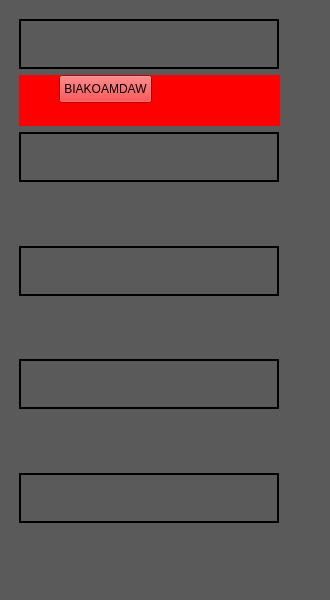
       <widget class="QWidget" name="right_toolbar" native="true">
        <property name="sizePolicy">
         <sizepolicy hsizetype="Expanding" vsizetype="Expanding">
          <horstretch>0</horstretch>
          <verstretch>0</verstretch>
         </sizepolicy>
        </property>
        <property name="minimumSize">
         <size>
          <width>300</width>
          <height>400</height>
         </size>
        </property>
        <property name="maximumSize">
         <size>
          <width>400</width>
          <height>600</height>
         </size>
        </property>
        <property name="styleSheet">
         <string notr="true">background-color: #5a5a5a;</string>
        </property>
        <widget class="QWidget" name="verticalLayoutWidget_7">
         <property name="geometry">
          <rect>
           <x>-1</x>
           <y>-1</y>
           <width>321</width>
           <height>601</height>
          </rect>
         </property>
         <layout class="QVBoxLayout" name="verticalLayout_14" stretch="1,1,1,1,1">
          <property name="leftMargin">
           <number>20</number>
          </property>
          <property name="topMargin">
           <number>20</number>
          </property>
          <property name="rightMargin">
           <number>20</number>
          </property>
          <property name="bottomMargin">
           <number>20</number>
          </property>
          <item>
           <layout class="QVBoxLayout" name="verticalLayout" stretch="0,0">
            <property name="leftMargin">
             <number>0</number>
            </property>
            <property name="rightMargin">
             <number>20</number>
            </property>
            <item>
             <widget class="QWidget" name="brush_menu" native="true">
              <property name="enabled">
               <bool>true</bool>
              </property>
              <property name="sizePolicy">
               <sizepolicy hsizetype="Fixed" vsizetype="Fixed">
                <horstretch>0</horstretch>
                <verstretch>0</verstretch>
               </sizepolicy>
              </property>
              <property name="minimumSize">
               <size>
                <width>260</width>
                <height>50</height>
               </size>
              </property>
              <property name="maximumSize">
               <size>
                <width>220</width>
                <height>50</height>
               </size>
              </property>
              <property name="styleSheet">
               <string notr="true">border: 2px solid black;</string>
              </property>
              <widget class="QPushButton" name="pushButton_3">
               <property name="geometry">
                <rect>
                 <x>0</x>
                 <y>0</y>
                 <width>260</width>
                 <height>51</height>
                </rect>
               </property>
               <property name="minimumSize">
                <size>
                 <width>260</width>
                 <height>50</height>
                </size>
               </property>
               <property name="palette">
                <palette>
                 <active>
                  <colorrole role="Button">
                   <brush brushstyle="SolidPattern">
                    <color alpha="0">
                     <red>0</red>
                     <green>0</green>
                     <blue>0</blue>
                    </color>
                   </brush>
                  </colorrole>
                  <colorrole role="Base">
                   <brush brushstyle="SolidPattern">
                    <color alpha="0">
                     <red>0</red>
                     <green>0</green>
                     <blue>0</blue>
                    </color>
                   </brush>
                  </colorrole>
                  <colorrole role="Window">
                   <brush brushstyle="SolidPattern">
                    <color alpha="0">
                     <red>0</red>
                     <green>0</green>
                     <blue>0</blue>
                    </color>
                   </brush>
                  </colorrole>
                 </active>
                 <inactive>
                  <colorrole role="Button">
                   <brush brushstyle="SolidPattern">
                    <color alpha="0">
                     <red>0</red>
                     <green>0</green>
                     <blue>0</blue>
                    </color>
                   </brush>
                  </colorrole>
                  <colorrole role="Base">
                   <brush brushstyle="SolidPattern">
                    <color alpha="0">
                     <red>0</red>
                     <green>0</green>
                     <blue>0</blue>
                    </color>
                   </brush>
                  </colorrole>
                  <colorrole role="Window">
                   <brush brushstyle="SolidPattern">
                    <color alpha="0">
                     <red>0</red>
                     <green>0</green>
                     <blue>0</blue>
                    </color>
                   </brush>
                  </colorrole>
                 </inactive>
                 <disabled>
                  <colorrole role="Button">
                   <brush brushstyle="SolidPattern">
                    <color alpha="0">
                     <red>0</red>
                     <green>0</green>
                     <blue>0</blue>
                    </color>
                   </brush>
                  </colorrole>
                  <colorrole role="Base">
                   <brush brushstyle="SolidPattern">
                    <color alpha="0">
                     <red>0</red>
                     <green>0</green>
                     <blue>0</blue>
                    </color>
                   </brush>
                  </colorrole>
                  <colorrole role="Window">
                   <brush brushstyle="SolidPattern">
                    <color alpha="0">
                     <red>0</red>
                     <green>0</green>
                     <blue>0</blue>
                    </color>
                   </brush>
                  </colorrole>
                 </disabled>
                </palette>
               </property>
               <property name="autoFillBackground">
                <bool>false</bool>
               </property>
               <property name="styleSheet">
                <string notr="true">QPushButton {
    border: none;
    background-color: transparent;
}</string>
               </property>
               <property name="text">
                <string/>
               </property>
               <property name="icon">
                <iconset>
                 <normaloff>../../../Desktop/Ikony_inż/arrow.png</normaloff>../../../Desktop/Ikony_inż/arrow.png</iconset>
               </property>
               <property name="iconSize">
                <size>
                 <width>40</width>
                 <height>40</height>
                </size>
               </property>
              </widget>
             </widget>
            </item>
            <item>
             <layout class="QVBoxLayout" name="verticalLayout_7">
              <item>
               <widget class="QWidget" name="brush_desc" native="true">
                <property name="sizePolicy">
                 <sizepolicy hsizetype="Expanding" vsizetype="Expanding">
                  <horstretch>0</horstretch>
                  <verstretch>0</verstretch>
                 </sizepolicy>
                </property>
                <property name="maximumSize">
                 <size>
                  <width>16777215</width>
                  <height>100</height>
                 </size>
                </property>
                <property name="styleSheet">
                 <string notr="true">background-color: red;</string>
                </property>
                <widget class="QPushButton" name="pushButton">
                 <property name="geometry">
                  <rect>
                   <x>40</x>
                   <y>0</y>
                   <width>93</width>
                   <height>28</height>
                  </rect>
                 </property>
                 <property name="text">
                  <string>BIAKOAMDAW</string>
                 </property>
                </widget>
               </widget>
              </item>
             </layout>
            </item>
           </layout>
          </item>
          <item>
           <layout class="QVBoxLayout" name="verticalLayout_6">
            <item>
             <widget class="QWidget" name="brush_menu_5" native="true">
              <property name="enabled">
               <bool>true</bool>
              </property>
              <property name="sizePolicy">
               <sizepolicy hsizetype="Fixed" vsizetype="Fixed">
                <horstretch>0</horstretch>
                <verstretch>0</verstretch>
               </sizepolicy>
              </property>
              <property name="minimumSize">
               <size>
                <width>260</width>
                <height>50</height>
               </size>
              </property>
              <property name="maximumSize">
               <size>
                <width>220</width>
                <height>50</height>
               </size>
              </property>
              <property name="styleSheet">
               <string notr="true">border: 2px solid black;</string>
              </property>
              <widget class="QPushButton" name="pushButton_7">
               <property name="geometry">
                <rect>
                 <x>0</x>
                 <y>0</y>
                 <width>260</width>
                 <height>51</height>
                </rect>
               </property>
               <property name="minimumSize">
                <size>
                 <width>260</width>
                 <height>50</height>
                </size>
               </property>
               <property name="palette">
                <palette>
                 <active>
                  <colorrole role="Button">
                   <brush brushstyle="SolidPattern">
                    <color alpha="0">
                     <red>0</red>
                     <green>0</green>
                     <blue>0</blue>
                    </color>
                   </brush>
                  </colorrole>
                  <colorrole role="Base">
                   <brush brushstyle="SolidPattern">
                    <color alpha="0">
                     <red>0</red>
                     <green>0</green>
                     <blue>0</blue>
                    </color>
                   </brush>
                  </colorrole>
                  <colorrole role="Window">
                   <brush brushstyle="SolidPattern">
                    <color alpha="0">
                     <red>0</red>
                     <green>0</green>
                     <blue>0</blue>
                    </color>
                   </brush>
                  </colorrole>
                 </active>
                 <inactive>
                  <colorrole role="Button">
                   <brush brushstyle="SolidPattern">
                    <color alpha="0">
                     <red>0</red>
                     <green>0</green>
                     <blue>0</blue>
                    </color>
                   </brush>
                  </colorrole>
                  <colorrole role="Base">
                   <brush brushstyle="SolidPattern">
                    <color alpha="0">
                     <red>0</red>
                     <green>0</green>
                     <blue>0</blue>
                    </color>
                   </brush>
                  </colorrole>
                  <colorrole role="Window">
                   <brush brushstyle="SolidPattern">
                    <color alpha="0">
                     <red>0</red>
                     <green>0</green>
                     <blue>0</blue>
                    </color>
                   </brush>
                  </colorrole>
                 </inactive>
                 <disabled>
                  <colorrole role="Button">
                   <brush brushstyle="SolidPattern">
                    <color alpha="0">
                     <red>0</red>
                     <green>0</green>
                     <blue>0</blue>
                    </color>
                   </brush>
                  </colorrole>
                  <colorrole role="Base">
                   <brush brushstyle="SolidPattern">
                    <color alpha="0">
                     <red>0</red>
                     <green>0</green>
                     <blue>0</blue>
                    </color>
                   </brush>
                  </colorrole>
                  <colorrole role="Window">
                   <brush brushstyle="SolidPattern">
                    <color alpha="0">
                     <red>0</red>
                     <green>0</green>
                     <blue>0</blue>
                    </color>
                   </brush>
                  </colorrole>
                 </disabled>
                </palette>
               </property>
               <property name="autoFillBackground">
                <bool>false</bool>
               </property>
               <property name="styleSheet">
                <string notr="true">QPushButton {
    border: none;
    background-color: transparent;
}</string>
               </property>
               <property name="text">
                <string/>
               </property>
               <property name="icon">
                <iconset>
                 <normaloff>../../../Desktop/Ikony_inż/arrow.png</normaloff>../../../Desktop/Ikony_inż/arrow.png</iconset>
               </property>
               <property name="iconSize">
                <size>
                 <width>40</width>
                 <height>40</height>
                </size>
               </property>
              </widget>
             </widget>
            </item>
            <item>
             <layout class="QVBoxLayout" name="verticalLayout_11">
              <item>
               <widget class="QWidget" name="widget_5" native="true">
                <property name="enabled">
                 <bool>true</bool>
                </property>
                <property name="sizePolicy">
                 <sizepolicy hsizetype="Expanding" vsizetype="Expanding">
                  <horstretch>0</horstretch>
                  <verstretch>0</verstretch>
                 </sizepolicy>
                </property>
               </widget>
              </item>
             </layout>
            </item>
           </layout>
          </item>
          <item>
           <layout class="QVBoxLayout" name="verticalLayout_5">
            <item>
             <widget class="QWidget" name="brush_menu_4" native="true">
              <property name="enabled">
               <bool>true</bool>
              </property>
              <property name="sizePolicy">
               <sizepolicy hsizetype="Fixed" vsizetype="Fixed">
                <horstretch>0</horstretch>
                <verstretch>0</verstretch>
               </sizepolicy>
              </property>
              <property name="minimumSize">
               <size>
                <width>260</width>
                <height>50</height>
               </size>
              </property>
              <property name="maximumSize">
               <size>
                <width>220</width>
                <height>50</height>
               </size>
              </property>
              <property name="styleSheet">
               <string notr="true">border: 2px solid black;</string>
              </property>
              <widget class="QPushButton" name="pushButton_6">
               <property name="geometry">
                <rect>
                 <x>0</x>
                 <y>0</y>
                 <width>260</width>
                 <height>51</height>
                </rect>
               </property>
               <property name="minimumSize">
                <size>
                 <width>260</width>
                 <height>50</height>
                </size>
               </property>
               <property name="palette">
                <palette>
                 <active>
                  <colorrole role="Button">
                   <brush brushstyle="SolidPattern">
                    <color alpha="0">
                     <red>0</red>
                     <green>0</green>
                     <blue>0</blue>
                    </color>
                   </brush>
                  </colorrole>
                  <colorrole role="Base">
                   <brush brushstyle="SolidPattern">
                    <color alpha="0">
                     <red>0</red>
                     <green>0</green>
                     <blue>0</blue>
                    </color>
                   </brush>
                  </colorrole>
                  <colorrole role="Window">
                   <brush brushstyle="SolidPattern">
                    <color alpha="0">
                     <red>0</red>
                     <green>0</green>
                     <blue>0</blue>
                    </color>
                   </brush>
                  </colorrole>
                 </active>
                 <inactive>
                  <colorrole role="Button">
                   <brush brushstyle="SolidPattern">
                    <color alpha="0">
                     <red>0</red>
                     <green>0</green>
                     <blue>0</blue>
                    </color>
                   </brush>
                  </colorrole>
                  <colorrole role="Base">
                   <brush brushstyle="SolidPattern">
                    <color alpha="0">
                     <red>0</red>
                     <green>0</green>
                     <blue>0</blue>
                    </color>
                   </brush>
                  </colorrole>
                  <colorrole role="Window">
                   <brush brushstyle="SolidPattern">
                    <color alpha="0">
                     <red>0</red>
                     <green>0</green>
                     <blue>0</blue>
                    </color>
                   </brush>
                  </colorrole>
                 </inactive>
                 <disabled>
                  <colorrole role="Button">
                   <brush brushstyle="SolidPattern">
                    <color alpha="0">
                     <red>0</red>
                     <green>0</green>
                     <blue>0</blue>
                    </color>
                   </brush>
                  </colorrole>
                  <colorrole role="Base">
                   <brush brushstyle="SolidPattern">
                    <color alpha="0">
                     <red>0</red>
                     <green>0</green>
                     <blue>0</blue>
                    </color>
                   </brush>
                  </colorrole>
                  <colorrole role="Window">
                   <brush brushstyle="SolidPattern">
                    <color alpha="0">
                     <red>0</red>
                     <green>0</green>
                     <blue>0</blue>
                    </color>
                   </brush>
                  </colorrole>
                 </disabled>
                </palette>
               </property>
               <property name="autoFillBackground">
                <bool>false</bool>
               </property>
               <property name="styleSheet">
                <string notr="true">QPushButton {
    border: none;
    background-color: transparent;
}</string>
               </property>
               <property name="text">
                <string/>
               </property>
               <property name="icon">
                <iconset>
                 <normaloff>../../../Desktop/Ikony_inż/arrow.png</normaloff>../../../Desktop/Ikony_inż/arrow.png</iconset>
               </property>
               <property name="iconSize">
                <size>
                 <width>40</width>
                 <height>40</height>
                </size>
               </property>
              </widget>
             </widget>
            </item>
            <item>
             <layout class="QVBoxLayout" name="verticalLayout_10">
              <item>
               <widget class="QWidget" name="widget_4" native="true">
                <property name="sizePolicy">
                 <sizepolicy hsizetype="Expanding" vsizetype="Expanding">
                  <horstretch>0</horstretch>
                  <verstretch>0</verstretch>
                 </sizepolicy>
                </property>
               </widget>
              </item>
             </layout>
            </item>
           </layout>
          </item>
          <item>
           <layout class="QVBoxLayout" name="verticalLayout_4">
            <item>
             <widget class="QWidget" name="brush_menu_3" native="true">
              <property name="enabled">
               <bool>true</bool>
              </property>
              <property name="sizePolicy">
               <sizepolicy hsizetype="Fixed" vsizetype="Fixed">
                <horstretch>0</horstretch>
                <verstretch>0</verstretch>
               </sizepolicy>
              </property>
              <property name="minimumSize">
               <size>
                <width>260</width>
                <height>50</height>
               </size>
              </property>
              <property name="maximumSize">
               <size>
                <width>220</width>
                <height>50</height>
               </size>
              </property>
              <property name="styleSheet">
               <string notr="true">border: 2px solid black;</string>
              </property>
              <widget class="QPushButton" name="pushButton_5">
               <property name="geometry">
                <rect>
                 <x>0</x>
                 <y>0</y>
                 <width>260</width>
                 <height>51</height>
                </rect>
               </property>
               <property name="minimumSize">
                <size>
                 <width>260</width>
                 <height>50</height>
                </size>
               </property>
               <property name="palette">
                <palette>
                 <active>
                  <colorrole role="Button">
                   <brush brushstyle="SolidPattern">
                    <color alpha="0">
                     <red>0</red>
                     <green>0</green>
                     <blue>0</blue>
                    </color>
                   </brush>
                  </colorrole>
                  <colorrole role="Base">
                   <brush brushstyle="SolidPattern">
                    <color alpha="0">
                     <red>0</red>
                     <green>0</green>
                     <blue>0</blue>
                    </color>
                   </brush>
                  </colorrole>
                  <colorrole role="Window">
                   <brush brushstyle="SolidPattern">
                    <color alpha="0">
                     <red>0</red>
                     <green>0</green>
                     <blue>0</blue>
                    </color>
                   </brush>
                  </colorrole>
                 </active>
                 <inactive>
                  <colorrole role="Button">
                   <brush brushstyle="SolidPattern">
                    <color alpha="0">
                     <red>0</red>
                     <green>0</green>
                     <blue>0</blue>
                    </color>
                   </brush>
                  </colorrole>
                  <colorrole role="Base">
                   <brush brushstyle="SolidPattern">
                    <color alpha="0">
                     <red>0</red>
                     <green>0</green>
                     <blue>0</blue>
                    </color>
                   </brush>
                  </colorrole>
                  <colorrole role="Window">
                   <brush brushstyle="SolidPattern">
                    <color alpha="0">
                     <red>0</red>
                     <green>0</green>
                     <blue>0</blue>
                    </color>
                   </brush>
                  </colorrole>
                 </inactive>
                 <disabled>
                  <colorrole role="Button">
                   <brush brushstyle="SolidPattern">
                    <color alpha="0">
                     <red>0</red>
                     <green>0</green>
                     <blue>0</blue>
                    </color>
                   </brush>
                  </colorrole>
                  <colorrole role="Base">
                   <brush brushstyle="SolidPattern">
                    <color alpha="0">
                     <red>0</red>
                     <green>0</green>
                     <blue>0</blue>
                    </color>
                   </brush>
                  </colorrole>
                  <colorrole role="Window">
                   <brush brushstyle="SolidPattern">
                    <color alpha="0">
                     <red>0</red>
                     <green>0</green>
                     <blue>0</blue>
                    </color>
                   </brush>
                  </colorrole>
                 </disabled>
                </palette>
               </property>
               <property name="autoFillBackground">
                <bool>false</bool>
               </property>
               <property name="styleSheet">
                <string notr="true">QPushButton {
    border: none;
    background-color: transparent;
}</string>
               </property>
               <property name="text">
                <string/>
               </property>
               <property name="icon">
                <iconset>
                 <normaloff>../../../Desktop/Ikony_inż/arrow.png</normaloff>../../../Desktop/Ikony_inż/arrow.png</iconset>
               </property>
               <property name="iconSize">
                <size>
                 <width>40</width>
                 <height>40</height>
                </size>
               </property>
              </widget>
             </widget>
            </item>
            <item>
             <layout class="QVBoxLayout" name="verticalLayout_9">
              <item>
               <widget class="QWidget" name="widget_3" native="true">
                <property name="sizePolicy">
                 <sizepolicy hsizetype="Expanding" vsizetype="Expanding">
                  <horstretch>0</horstretch>
                  <verstretch>0</verstretch>
                 </sizepolicy>
                </property>
               </widget>
              </item>
             </layout>
            </item>
           </layout>
          </item>
          <item>
           <layout class="QVBoxLayout" name="verticalLayout_12" stretch="0,0">
            <item>
             <widget class="QWidget" name="brush_menu_6" native="true">
              <property name="enabled">
               <bool>true</bool>
              </property>
              <property name="sizePolicy">
               <sizepolicy hsizetype="Fixed" vsizetype="Fixed">
                <horstretch>0</horstretch>
                <verstretch>0</verstretch>
               </sizepolicy>
              </property>
              <property name="minimumSize">
               <size>
                <width>260</width>
                <height>50</height>
               </size>
              </property>
              <property name="maximumSize">
               <size>
                <width>220</width>
                <height>50</height>
               </size>
              </property>
              <property name="styleSheet">
               <string notr="true">border: 2px solid black;</string>
              </property>
              <widget class="QPushButton" name="pushButton_14">
               <property name="geometry">
                <rect>
                 <x>0</x>
                 <y>0</y>
                 <width>260</width>
                 <height>51</height>
                </rect>
               </property>
               <property name="minimumSize">
                <size>
                 <width>260</width>
                 <height>50</height>
                </size>
               </property>
               <property name="palette">
                <palette>
                 <active>
                  <colorrole role="Button">
                   <brush brushstyle="SolidPattern">
                    <color alpha="0">
                     <red>0</red>
                     <green>0</green>
                     <blue>0</blue>
                    </color>
                   </brush>
                  </colorrole>
                  <colorrole role="Base">
                   <brush brushstyle="SolidPattern">
                    <color alpha="0">
                     <red>0</red>
                     <green>0</green>
                     <blue>0</blue>
                    </color>
                   </brush>
                  </colorrole>
                  <colorrole role="Window">
                   <brush brushstyle="SolidPattern">
                    <color alpha="0">
                     <red>0</red>
                     <green>0</green>
                     <blue>0</blue>
                    </color>
                   </brush>
                  </colorrole>
                 </active>
                 <inactive>
                  <colorrole role="Button">
                   <brush brushstyle="SolidPattern">
                    <color alpha="0">
                     <red>0</red>
                     <green>0</green>
                     <blue>0</blue>
                    </color>
                   </brush>
                  </colorrole>
                  <colorrole role="Base">
                   <brush brushstyle="SolidPattern">
                    <color alpha="0">
                     <red>0</red>
                     <green>0</green>
                     <blue>0</blue>
                    </color>
                   </brush>
                  </colorrole>
                  <colorrole role="Window">
                   <brush brushstyle="SolidPattern">
                    <color alpha="0">
                     <red>0</red>
                     <green>0</green>
                     <blue>0</blue>
                    </color>
                   </brush>
                  </colorrole>
                 </inactive>
                 <disabled>
                  <colorrole role="Button">
                   <brush brushstyle="SolidPattern">
                    <color alpha="0">
                     <red>0</red>
                     <green>0</green>
                     <blue>0</blue>
                    </color>
                   </brush>
                  </colorrole>
                  <colorrole role="Base">
                   <brush brushstyle="SolidPattern">
                    <color alpha="0">
                     <red>0</red>
                     <green>0</green>
                     <blue>0</blue>
                    </color>
                   </brush>
                  </colorrole>
                  <colorrole role="Window">
                   <brush brushstyle="SolidPattern">
                    <color alpha="0">
                     <red>0</red>
                     <green>0</green>
                     <blue>0</blue>
                    </color>
                   </brush>
                  </colorrole>
                 </disabled>
                </palette>
               </property>
               <property name="autoFillBackground">
                <bool>false</bool>
               </property>
               <property name="styleSheet">
                <string notr="true">QPushButton {
    border: none;
    background-color: transparent;
}</string>
               </property>
               <property name="text">
                <string/>
               </property>
               <property name="icon">
                <iconset>
                 <normaloff>../../../Desktop/Ikony_inż/arrow.png</normaloff>../../../Desktop/Ikony_inż/arrow.png</iconset>
               </property>
               <property name="iconSize">
                <size>
                 <width>40</width>
                 <height>40</height>
                </size>
               </property>
              </widget>
             </widget>
            </item>
            <item>
             <layout class="QVBoxLayout" name="verticalLayout_13">
              <item>
               <widget class="QWidget" name="widget_6" native="true">
                <property name="sizePolicy">
                 <sizepolicy hsizetype="Expanding" vsizetype="Expanding">
                  <horstretch>0</horstretch>
                  <verstretch>0</verstretch>
                 </sizepolicy>
                </property>
               </widget>
              </item>
             </layout>
            </item>
           </layout>
          </item>
         </layout>
        </widget>
       </widget>
